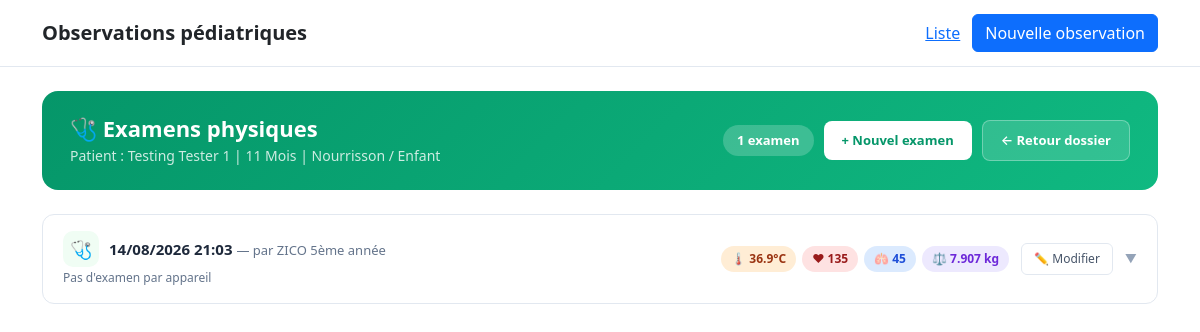
/observations/1/examens-physiques/, run on an earlier commit of the app's database.
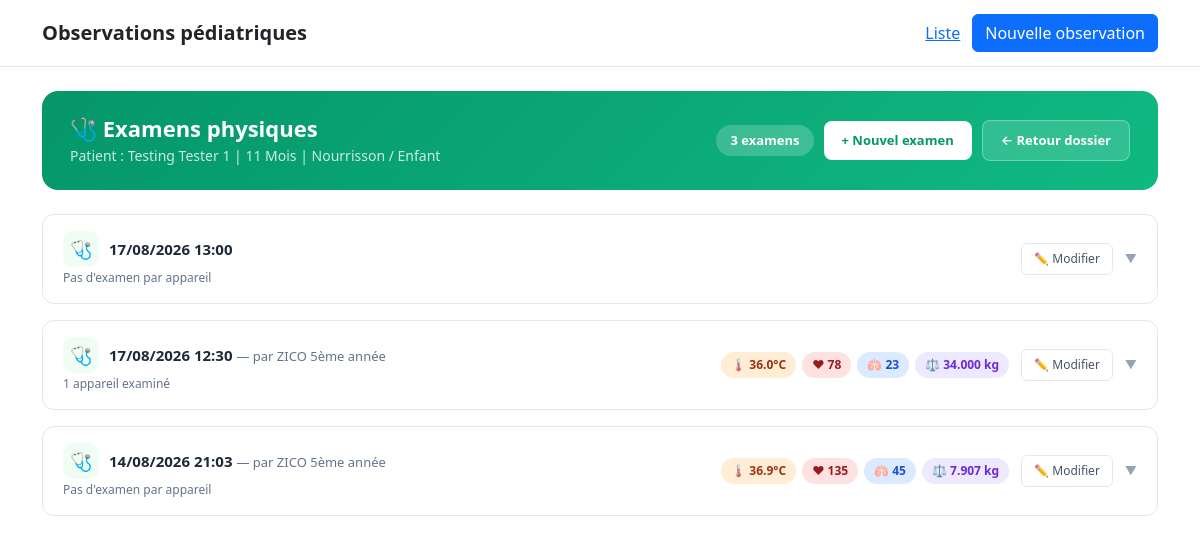
And on a later commit of the database.
### patient/models.py (models this page shows, shortened)
class ExamenPhysique(models.Model):
    observation = models.ForeignKey(
        ObservationMedicale,
        on_delete=models.CASCADE,
        related_name="examens_physiques",
        verbose_name="Observation",
    )
    date_heure = models.DateTimeField(
        default=timezone.now,
        db_index=True,
        verbose_name="Date et heure de l'examen",
    )
    examine_par = models.CharField(
        max_length=120,
        null=True,
        blank=True,
        verbose_name="Examiné par",
    )
    poids_kg = models.DecimalField(
        max_digits=5,
        decimal_places=3,
        null=True,
        blank=True,
        verbose_name="Poids (kg)",
    )
    temperature_c = models.DecimalField(
        max_digits=4,
        decimal_places=1,
        null=True,
        blank=True,
        verbose_name="Température (°C)",
    )
    frequence_respiratoire = models.PositiveSmallIntegerField(
        null=True,
        blank=True,
        verbose_name="Fréquence respiratoire (cpm)",
    )
    frequence_cardiaque = models.PositiveSmallIntegerField(
        null=True,
        blank=True,
        verbose_name="Fréquence cardiaque (bpm)",
    )
    tension_arterielle = models.CharField(
        max_length=30,
        null=True,
        blank=True,
        verbose_name="Tension artérielle mmHg",
        help_text="Exemple : 100/60",
    )
    saturation_oxygene = models.PositiveSmallIntegerField(
        null=True,
        blank=True,
        verbose_name="SpO₂ (%)",
    )
    glycelie = models.PositiveSmallIntegerField(
        null=True,
        blank=True,
        verbose_name="Glycémie capillaire (g/l)",
    )
    signes_generaux = models.JSONField(
        default=list,
        blank=True,
        verbose_name="Signes généraux",
        help_text="Liste de codes : asthenie, fievre, amaigrissement, anorexie, sueur profuse",
    )
    signes_fonctionnels = models.JSONField(
        default=list,
        blank=True,
        verbose_name="Signes fonctionnels",
        help_text="Liste de codes : dyspnee, toux, douleur, vomissements, diarrhee, etc.",
    )
    donnees_appareils = models.JSONField(
        default=dict,
        blank=True,
        verbose_name="Examen par appareil",
        help_text=(
            "Structure JSON prévue pour recevoir les examens par appareil : "
            "pleuropulmonaire, cardiovasculaire, digestif, neurologique, ORL, "
            "cutaneomuqueux, genitaux, osteoarticulaire."
        ),
    )
    exceptions = models.TextField(
        null=True,
        blank=True,
        verbose_name="Exceptions / Imprévus",
    )
    conclusion = models.TextField(
        null=True,
        blank=True,
        verbose_name="Conclusion",
    )
    created_at = models.DateTimeField(auto_now_add=True)
    updated_at = models.DateTimeField(auto_now=True)
    class Meta:
        verbose_name = "Examen physique de suivi"
        verbose_name_plural = "Examens physiques de suivi"
        ordering = ["-date_heure"]
        indexes = [
            models.Index(fields=["observation", "-date_heure"]),
        ]

### patient/views.py (the view)
@require_GET
def examen_physique_list(request, observation_pk):
    observation = get_object_or_404(ObservationMedicale, pk=observation_pk)
    examens = observation.examens_physiques.all().order_by("-date_heure")
    examens_formatted = []
    for examen in examens:
        examen_data = {
            "instance": examen,
            "appareils": [],
            "has_details": False,
        }
        donnees_appareils = examen.donnees_appareils or {}
        appareils_list = [
            ("pleuropulmonaire", "Appareil Pleuropulmonaire", "🫁"),
            ("cardiovasculaire", "Appareil Cardiovasculaire", "❤️"),
            ("digestif", "Appareil Digestif", "🫃"),
            ("neurologique", "Appareil Neurologique", "🧠"),
            ("orl", "Sphère ORL (Tête et Cou)", "👂"),
            ("cutaneomuqueux", "Revêtement Cutanéomuqueux", "🖐"),
            ("genitaux", "Appareils Génitaux", "⚧"),
            ("osteoarticulaire", "Appareil Ostéo-Articulaire", "🦴"),
        ]
        for appareil_key, appareil_title, appareil_icon in appareils_list:
            data = donnees_appareils.get(appareil_key, {})
            if data and isinstance(data, dict):
                lines = format_exam_data(data)
                if lines:
                    categories = []
                    current_category = None
                    current_lines = []
                    for line in lines:
                        if line.startswith("▸") or line.startswith("Chez"):
                            if current_category and current_lines:
                                categories.append({
                                    "title": current_category,
                                    "lines": current_lines,
                                })
                            current_category = line
                            current_lines = []
                        else:
                            current_lines.append(line)
                    if current_category and current_lines:
                        categories.append({
                            "title": current_category,
                            "lines": current_lines,
                        })
                    if not categories and lines:
                        categories.append({
                            "title": "",
                            "lines": lines,
                        })
                    examen_data["appareils"].append({
                        "key": appareil_key,
                        "title": appareil_title,
                        "icon": appareil_icon,
                        "categories": categories,
                    })
                    examen_data["has_details"] = True
        examens_formatted.append(examen_data)
    context = {
        "observation": observation,
        "examens_formatted": examens_formatted,
        "examens_count": examens.count(),
    }
    return render(request, "patient/examen_physique_list.html", context)

### patient/models.py (called while the page is built)
    @property
    def age_display(self):
        return f"{self.age_valeur} {self.get_age_unite_display()}"

### patient/services/docx_generator.py (called while the page is built)
def is_empty(value):
    if value is None:
        return True
    if isinstance(value, str) and not value.strip():
        return True
    if isinstance(value, (list, tuple, set)) and not value:
        return True
    if isinstance(value, dict) and not value:
        return True
    return False

def _strip_key(key):
    if isinstance(key, str):
        return key.strip()
    return key

def _get_value(d, key):
    if not isinstance(d, dict):
        return None
    if key in d:
        return d[key]
    for k, v in d.items():
        if _strip_key(k) == key:
            return v
    return None

def _iter_dict_items(d):
    if not isinstance(d, dict):
        return []
    return [(_strip_key(k), v) for k, v in d.items()]

def humanize_key(key):
    key = _strip_key(key)
    if key in KEY_LABELS:
        return KEY_LABELS[key]
    return key.replace("_", " ").capitalize()

### patient/templates/patient/examen_physique_list.html (shortened to what the changed rows need)
{% extends "patient/base.html" %}
{% block content %}
<div class="exam-list-header">
    <div>
        <h1>🩺 Examens physiques</h1>
    </div>
    <div style="display:flex; gap:10px; align-items:center;">
        <span style="background:rgba(255,255,255,0.2); padding:6px 14px; border-radius:20px; font-size:13px; font-weight:600;">
            {{ examens_count }} examen{{ examens_count|pluralize }}
        </span>
        <a href="{% url 'patient:examen_physique_create' observation.pk %}"
           style="background:#fff; color:#059669; padding:10px 18px; border-radius:8px; text-decoration:none; font-weight:700; font-size:13px;">
            + Nouvel examen
        </a>
        <a href="{% url 'patient:observation_detail' observation.pk %}"
           style="background:rgba(255,255,255,0.15); color:#fff; border:1px solid rgba(255,255,255,0.3); padding:10px 18px; border-radius:8px; text-decoration:none; font-weight:600; font-size:13px;">
            ← Retour dossier
        </a>
    </div>
</div>
{% if examens_formatted %}
    {% for examen_data in examens_formatted %}
        {% with examen=examen_data.instance %}
            <div class="exam-card" id="exam-card-{{ examen.pk }}">
                <div class="exam-card-header" onclick="toggleExamCard({{ examen.pk }})">
                    <div>
                        <div class="exam-date">
                            <div class="exam-icon">🩺</div>
                            <div>
                                {{ examen.date_heure|date:"d/m/Y H:i" }}
                                {% if examen.examine_par %}
                                    <span style="font-weight:400; color:#64748b; font-size:13px;">
                                        — par {{ examen.examine_par }}
                                    </span>
                                {% endif %}
                            </div>
                        </div>
                        <div class="exam-meta">
                            {% if examen_data.has_details %}
                                {{ examen_data.appareils|length }} appareil{{ examen_data.appareils|length|pluralize }} examiné{{ examen_data.appareils|length|pluralize }}
                            {% else %}
                                Pas d'examen par appareil
                            {% endif %}
                        </div>
                    </div>
                    <div style="display:flex; align-items:center;">
                        <div class="vitals-badges">
                            {% if examen.temperature_c %}
                                <span class="vital-badge temp">🌡 {{ examen.temperature_c }}°C</span>
                            {% endif %}
                            {% if examen.frequence_cardiaque %}
                                <span class="vital-badge fc">❤ {{ examen.frequence_cardiaque }}</span>
                            {% endif %}
                            {% if examen.frequence_respiratoire %}
                                <span class="vital-badge fr">🫁 {{ examen.frequence_respiratoire }}</span>
                            {% endif %}
                            {% if examen.poids_kg %}
                                <span class="vital-badge poids">⚖ {{ examen.poids_kg }} kg</span>
                            {% endif %}
                        </div>
                        <a href="{% url 'patient:examen_physique_update' examen.pk %}"
                           onclick="event.stopPropagation();"
                           style="margin-left:12px; padding:6px 12px; border-radius:6px; border:1px solid #e2e8f0; background:#fff; font-size:12px; text-decoration:none; color:#475569;">
                            ✏️ Modifier
                        </a>
                        <span class="toggle-arrow">▼</span>
                    </div>
                </div>
            </div>
        {% endwith %}
    {% endfor %}
{% else %}
    <div class="empty-state">
        <div class="empty-icon">📭</div>
        <h3>Aucun examen physique enregistré</h3>
        <p>Créez un premier examen pour ce patient.</p>
    </div>
{% endif %}
{% endblock %}

What changed in the data, as far as the page shows it:
added ExamenPhysique: instance.date_heure "17/08/2026 13:00", shows "Pas d'examen par appareil"
added ExamenPhysique: instance.date_heure "17/08/2026 12:30", instance.examine_par "ZICO 5ème année", appareils|length "1", instance.temperature_c "36.0", instance.frequence_cardiaque "78", instance.frequence_respiratoire "23", instance.poids_kg "34.000"
Also different on the page:
{{ examens_count }}: "1" → "3"
